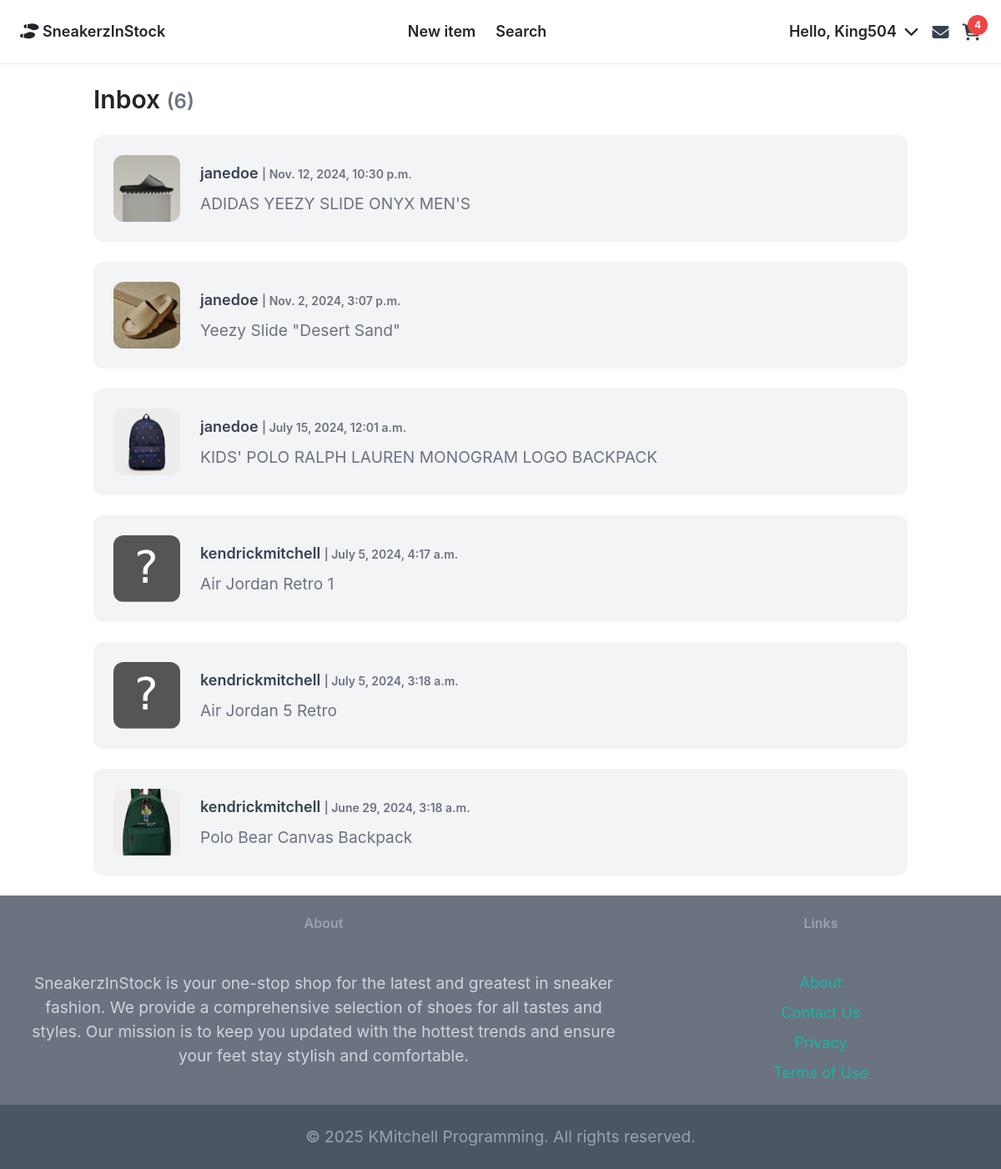
/inbox/ (signed in), run on the app's committed database.
### conversation/models.py (models this page shows)
class Conversation(models.Model):
    item = models.ForeignKey(Items, related_name='conversations', on_delete=models.CASCADE)
    members = models.ManyToManyField(User, related_name='conversations')
    created_at = models.DateTimeField(auto_now_add=True)
    updated_at = models.DateTimeField(auto_now=True)
    class Meta:
        ordering = ('updated_at',)

### items/models.py (models this page shows, shortened)
class Items(models.Model):
    category = models.ForeignKey(Category, related_name='items', on_delete=models.CASCADE)
    name = models.CharField(max_length=255)
    description = models.CharField(max_length=455, blank=True, null=True)
    price = models.FloatField()
    quantity = models.PositiveIntegerField(default=0)
    is_sold = models.BooleanField(default=False)
    created_by = models.ForeignKey(User, related_name='items', on_delete=models.CASCADE)
    created_at = models.DateTimeField(auto_now_add=True)
    class Meta:
        ordering = ('name',)
        verbose_name_plural = 'Items'

class ItemImage(models.Model):
    item = models.ForeignKey(Items, related_name='images', on_delete=models.CASCADE)
    image = models.ImageField(upload_to='item_images')

### conversation/views.py (the view)
# urls.py: path('', views.inbox, name='inbox'),
@login_required
def inbox(request):
    conversations = Conversation.objects.filter(members__in=[request.user.id]).order_by('-updated_at')
    conversation_count = conversations.count()
    cart, created = Cart.objects.get_or_create(user=request.user)
    cart_items = cart.items.all()
    cart_item_count = sum(item.quantity for item in cart_items)
    return render(request, 'conversation/inbox.html', {
        'conversations': conversations,
        'conversation_count': conversation_count,
        'cart_item_count': cart_item_count,
        })

### conversation/templates/conversation/inbox.html (shortened to what this page needs)
{% extends 'core/base.html' %}
{% load static %}
{% block content %}
<div class="container mx-auto px-4 md:px-8 lg:px-16">
    <h1 class="mb-6 text-3xl font-semibold">
        Inbox
        <span class="text-2xl text-gray-500">({{ conversation_count }})</span>
    </h1>
    <div class="space-y-6">
        {% if conversations %}
            {% for conversation in conversations %}
                <div class="relative group">
                    <a href="{% url 'conversations:detail' conversation.id %}" class="block bg-gray-100 rounded-xl p-4 hover:bg-gray-200 transition duration-150">
                        <div class="flex items-center">
                            <div class="flex-shrink-0 pr-4">
                                {% if conversation.item.images.exists %}
                                    <img src="{{ conversation.item.images.first.image.url }}" class="w-20 h-20 rounded-xl object-cover" alt="{{ conversation.item.name }}">
                                {% else %}
                                    <img src="{% static 'media/item_images/images.png' %}" class="w-20 h-20 rounded-xl object-cover" alt="Placeholder">
                                {% endif %}
                            </div>
                            <div class="flex-grow">
                                {% for member in conversation.members.all %}
                                    {% if member != request.user %}
                                        <p class="mb-2 text-lg font-semibold text-gray-700">
                                            {{ member.username }}
                                            <span class="text-sm text-gray-500">| {{ conversation.updated_at }}</span>
                                        </p>
                                        <p class="text-gray-500">{{ conversation.item.name }}</p>
                                    {% endif %}
                                {% endfor %}
                            </div>
                        </div>
                    </a>
                </div>
            {% endfor %}
        {% else %}
            <p class="text-lg text-gray-500">No messages found.</p>
        {% endif %}
    </div>
</div>
{% endblock %}

### core/templates/core/navbar.html (shortened to what this page needs)
<div class="navbar-container relative z-10">
    <nav class="py-4 px-4 flex justify-between items-center border-b border-gray-200 bg-white">
        <a href="{% url 'core:index' %}" class="text-lg font-semibold"><i class="fa-solid fa-shoe-prints"></i> SneakerzInStock</a>
        <div class="hidden md:flex space-x-6 items-center">
            {% if 'items/new' in request.path %}
                <a href="{% url 'core:index' %}" class="text-lg font-semibold hover:text-gray-500">Home</a>
            {% else %}
                <a href="{% url 'item:new' %}" class="text-lg font-semibold hover:text-gray-500">New item</a>
            {% endif %}
            <a href="{% url 'item:items' %}" class="text-lg font-semibold hover:text-gray-500">Search</a>
        </div>
        <div class="flex items-center space-x-4 relative">
            {% if request.user.is_authenticated %}
                <div class="hidden md:flex relative">
                    <button id="user-menu-button" class="text-lg font-semibold hover:text-gray-500 focus:outline-none">
                        Hello, {{ request.user.username| capfirst }}
                        <i class="fa-solid fa-chevron-down ml-1"></i>
                    </button>
                </div>
                <a href="{% url 'conversations:inbox' %}" class="relative md:block">
                    <i class="fa-solid fa-envelope fa-lg text-gray-700"></i>
                </a>
                <a href="{% url 'cart:view_cart' %}" class="relative md:block">
                    {% if cart_item_count > 0 %}
                        <span class="absolute -top-2 -right-2 inline-flex items-center justify-center w-6 h-6 bg-red-500 text-white text-xs font-bold rounded-full">{{ cart_item_count }}</span>
                    {% endif %}
                </a>
            {% endif %}
        </div>
    </nav>
</div>

### static/css/style.css (style rules this page uses)
html, body { height: 100%; margin: 0; }
body { padding-top: 0px; }
p { font-size: 1.2rem; line-height: 1.5; }

### data on the page
Conversation: item.images.first.image (picture), updated_at "Nov. 12, 2024, 10:30 p.m.", item.name "ADIDAS YEEZY SLIDE ONYX MEN'S"
Conversation: item.images.first.image (picture), updated_at "Nov. 2, 2024, 3:07 p.m.", item.name "Yeezy Slide \"Desert Sand\""
Conversation: item.images.first.image (picture), updated_at "July 15, 2024, 12:01 a.m.", item.name "KIDS' POLO RALPH LAUREN MONOGRAM LOGO BACKPACK"
Conversation: updated_at "July 5, 2024, 4:17 a.m.", item.name "Air Jordan Retro 1"
Conversation: updated_at "July 5, 2024, 3:18 a.m.", item.name "Air Jordan 5 Retro"
Conversation: item.images.first.image (picture), updated_at "June 29, 2024, 3:18 a.m.", item.name "Polo Bear Canvas Backpack"

### other printed values
{{ request.user.username| capfirst }} "King504"
{{ cart_item_count }} "4"
{{ conversation_count }} "6"
{{ member.username }} "janedoe"
{{ member.username }} "kendrickmitchell"
